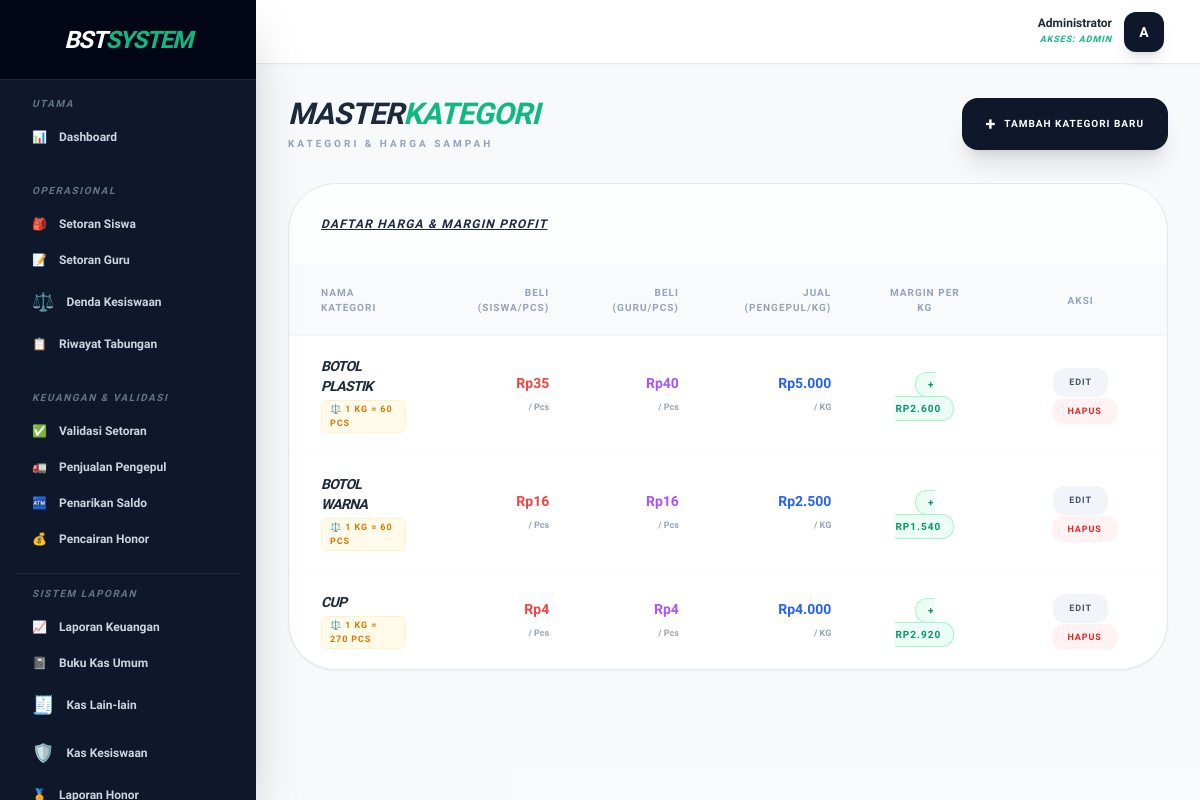
The app's page /public/sampah (signed in) with its own data.
### tables this page shows
CREATE TABLE `kategori_sampah` (
  `id` int(11) NOT NULL AUTO_INCREMENT,
  `nama_sampah` varchar(100) NOT NULL,
  `harga_dasar` decimal(15,2) NOT NULL DEFAULT 0.00,
  `harga_guru` decimal(10,2) DEFAULT 0.00,
  `harga_pengepul` decimal(15,2) NOT NULL DEFAULT 0.00,
  `satuan` varchar(20) DEFAULT 'Pcs',
  `konversi_kg` int(11) NOT NULL DEFAULT 1,
  PRIMARY KEY (`id`)
);

### app/Controllers/SampahController.php (called while the page is built, shortened)
<?php
require_once __DIR__ . '/../Core/Database.php';
class SampahController {
    private $db;
    public function __construct() {
        $this->db = Database::getInstance()->getConnection();
    }
    public function index() {
        $kategori = $this->db->query("
            SELECT * FROM kategori_sampah
            WHERE nama_sampah != '🌟 REWARD PRESTASI'
            ORDER BY nama_sampah ASC
        ")->fetchAll();
        require_once __DIR__ . '/../../views/layouts/admin.php';
    }
}

### app/Core/Database.php (called while the page is built, shortened)
<?php
class Database {
    private static $instance = null;
    private $conn;
    private function __construct() {
        try {
            $dsn = "mysql:host=" . DB_HOST . ";dbname=" . DB_NAME . ";charset=utf8mb4";
            $options = [
                PDO::ATTR_ERRMODE => PDO::ERRMODE_EXCEPTION,
                PDO::ATTR_DEFAULT_FETCH_MODE => PDO::FETCH_ASSOC,
                PDO::ATTR_EMULATE_PREPARES => false,
            ];
            $this->conn = new PDO($dsn, DB_USER, DB_PASS, $options);
        } catch (PDOException $e) {
            die("Koneksi Database Gagal: " . $e->getMessage());
        }
    }
    public static function getInstance() {
        if (self::$instance === null) {
            self::$instance = new self();
        }
        return self::$instance;
    }
    public function getConnection() {
        return $this->conn;
    }
}

### views/admin/sampah/index.php (the view, shortened to what this page needs)
<div class="max-w-7xl mx-auto space-y-8 pb-10" x-data="{ showModal: false, isEdit: false, formData: { id: '', nama_sampah: '', harga_dasar: '', harga_guru: '', harga_pengepul: '', konversi_kg: '1' } }">
    <div class="flex flex-col md:flex-row md:items-center md:justify-between gap-4">
        <div>
            <h2 class="text-3xl font-black text-slate-800 italic uppercase tracking-tight">MASTER<span class="text-emerald-500">KATEGORI</span></h2>
            <p class="text-[10px] font-bold text-slate-400 uppercase tracking-[0.3em] mt-1">Kategori & Harga Sampah</p>
        </div>
        <button @click="showModal = true; isEdit = false; formData = {id:'', nama_sampah:'', harga_dasar:'', harga_guru:'', harga_pengepul:'', konversi_kg:'1'}" class="px-6 py-3 bg-slate-900 text-white text-[10px] font-black uppercase tracking-widest rounded-2xl shadow-xl hover:bg-black transition-all flex items-center">
            <span class="mr-2 text-lg">+</span> Tambah Kategori Baru
        </button>
    </div>
    <div class="bg-white rounded-[3rem] border border-slate-200 shadow-sm overflow-hidden">
        <div class="p-8 border-b border-slate-50 bg-slate-50/30">
            <h3 class="font-black text-slate-800 text-xs uppercase tracking-widest italic underline">Daftar Harga & Margin Profit</h3>
        </div>
        <div class="overflow-x-auto">
            <table class="w-full text-left">
                <thead>
                    <tr class="bg-gray-50 border-b border-gray-100 text-[10px] uppercase text-slate-400 font-black tracking-widest">
                        <th class="px-8 py-5">Nama Kategori</th>
                        <th class="px-6 py-5 text-right">Beli (Siswa/Pcs)</th>
                        <th class="px-6 py-5 text-right">Beli (Guru/Pcs)</th>
                        <th class="px-6 py-5 text-right">Jual (Pengepul/KG)</th>
                        <th class="px-8 py-5 text-center">Margin per KG</th>
                        <th class="px-8 py-5 text-center">Aksi</th>
                    </tr>
                </thead>
                <tbody class="divide-y divide-gray-50">
                    <?php if(empty($kategori)): ?>
                        <tr><td colspan="6" class="px-8 py-10 text-center text-slate-400 text-xs italic">Belum ada kategori sampah.</td></tr>
                    <?php else: ?>
                        <?php foreach($kategori as $k):
                            $harga_guru = isset($k['harga_guru']) ? $k['harga_guru'] : $k['harga_dasar'];
                            $harga_beli_tertinggi = max($k['harga_dasar'], $harga_guru);
                            $konversi = $k['konversi_kg'] ?? 1;
                            $modal_per_kg = $harga_beli_tertinggi * $konversi;
                            $margin = $k['harga_pengepul'] - $modal_per_kg;
                        ?>
                        <tr class="hover:bg-slate-50 transition-all">
                            <td class="px-8 py-5">
                                <div class="font-black text-slate-800 text-sm uppercase italic tracking-tighter"><?= htmlspecialchars($k['nama_sampah']) ?></div>
                                <div class="flex items-center gap-2 mt-1">
                                    <div class="text-[9px] font-bold text-amber-600 uppercase tracking-widest bg-amber-50 px-2 py-0.5 rounded-md border border-amber-100">
                                        ⚖️ 1 KG = <?= $konversi ?> PCS
                                    </div>
                                </div>
                            </td>
                            <td class="px-6 py-5 text-right font-black text-red-500 text-sm">Rp<?= number_format($k['harga_dasar'], 0, ',', '.') ?> <span class="text-[9px] text-slate-400 font-bold block mt-1">/ Pcs</span></td>
                            <td class="px-6 py-5 text-right font-black text-purple-500 text-sm">Rp<?= number_format($harga_guru, 0, ',', '.') ?> <span class="text-[9px] text-slate-400 font-bold block mt-1">/ Pcs</span></td>
                            <td class="px-6 py-5 text-right font-black text-blue-600 text-sm">Rp<?= number_format($k['harga_pengepul'], 0, ',', '.') ?> <span class="text-[9px] text-slate-400 font-bold block mt-1">/ KG</span></td>
                            <td class="px-8 py-5 text-center">
                                <span class="px-3 py-1.5 <?= $margin >= 0 ? 'bg-emerald-50 text-emerald-600 border border-emerald-200' : 'bg-red-50 text-red-600 border border-red-200' ?> rounded-xl text-[10px] font-black uppercase tracking-widest">
                                    <?= $margin >= 0 ? '+' : '' ?> Rp<?= number_format($margin, 0, ',', '.') ?>
                                </span>
                            </td>
                            <td class="px-8 py-5 text-center space-x-2">
                                <button @click="showModal = true; isEdit = true; formData = { id: '<?= $k['id'] ?>', nama_sampah: '<?= addslashes($k['nama_sampah']) ?>', harga_dasar: '<?= $k['harga_dasar'] ?>', harga_guru: '<?= $harga_guru ?>', harga_pengepul: '<?= $k['harga_pengepul'] ?>', konversi_kg: '<?= $konversi ?>' }"
                                        class="px-4 py-2 bg-slate-100 text-slate-600 hover:bg-slate-800 hover:text-white rounded-xl text-[9px] font-black uppercase tracking-widest transition-all">
                                    Edit
                                </button>
                                <a href="<?= BASE_URL ?>/sampah/delete?id=<?= $k['id'] ?>" onclick="return confirm('Yakin ingin menghapus kategori ini?')" class="px-4 py-2 bg-red-50 text-red-600 hover:bg-red-600 hover:text-white rounded-xl text-[9px] font-black uppercase tracking-widest transition-all">
                                    Hapus
                                </a>
                            </td>
                        </tr>
                        <?php endforeach; ?>
                    <?php endif; ?>
                </tbody>
            </table>
        </div>
    </div>
</div>

### views/layouts/admin.php (style rules this page uses)
body { font-family: 'Plus Jakarta Sans', sans-serif; background-color: #f8fafc; }

### records on screen
kategori_sampah: nama_sampah "BOTOL PLASTIK", konversi_kg "60", harga_dasar "35", harga_guru "40", harga_pengepul "5.000", margin "2.600"
kategori_sampah: nama_sampah "BOTOL WARNA", konversi_kg "60", harga_dasar "16", harga_guru "16", harga_pengepul "2.500", margin "1.540"
kategori_sampah: nama_sampah "CUP", konversi_kg "270", harga_dasar "4", harga_guru "4", harga_pengepul "4.000", margin "2.920"

### other values on screen
$_SESSION['nama'] "Administrator"
$_SESSION['role'] "ADMIN"
substr($_SESSION['nama'], 0, 1) "A"
